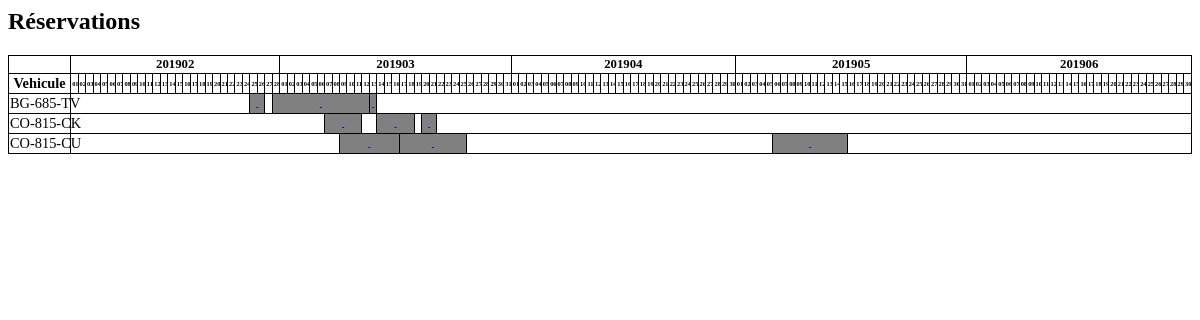
Screenshot of /reservation/liste/ (signed in) with the database file from the repository.
### vehicule/models.py (models this page shows, shortened)
class Vehicule(models.Model):
    Immatriculation = models.CharField(max_length=20, primary_key=True)
    Marque =  models.ForeignKey('Marque', on_delete=models.CASCADE,)
    Description = models.TextField()
    DatePMEC = models.DateField()
    Couleur = models.CharField(max_length=20, null=True,blank=True)
    NBPortes = models.IntegerField( null = True )
    NbCles = models.IntegerField(null = True)
    DispoVente = models.BooleanField(default=False)
    DispoLocation = models.BooleanField(default=False)
    categorie = models.ForeignKey('Categorie', on_delete=models.CASCADE, null=True, blank=True,)
    Archive = models.BooleanField(default=False)
    create_at = models.DateTimeField(auto_now_add=True)
    update_at = models.DateTimeField(auto_now=True)
    create_by = models.CharField(max_length=20, null=True, blank=True)

### reservation/models.py (models this page shows, shortened)
class Reservation(models.Model):
    vehicule = models.ForeignKey(
                Vehicule,
                on_delete=models.CASCADE,
                related_name="Vehicule")
    client = models.ForeignKey(
                Partenaire,
                on_delete=models.CASCADE,
                related_name="Client")
    conducteur1 = models.ForeignKey(
                Partenaire,
                on_delete=models.CASCADE,
                related_name="conducteur1")
    conducteur2 = models.ForeignKey(
                Partenaire,
                on_delete=models.CASCADE,
                related_name="conducteur2",null=True, blank=True)
    debut = models.DateTimeField( )
    Fin = models.DateTimeField()
    create_at = models.DateTimeField(auto_now_add=True)
    update_at = models.DateTimeField(auto_now=True)
    create_by = models.CharField(max_length=20, null=True, blank=True)

### reservation/views.py (the view)
# urls.py: path('liste/', views.ListeReservation, name='ListeReservation'),
@login_required(login_url='/accounts/login/')
def ListeReservation(request):
    liste_vehicule = Vehicule.objects.order_by('Immatriculation')
    liste_resa = Reservation.objects.order_by('vehicule')
    calendrierResa = CalendrierResa(datetime.now(),60)
    if 'listResa' in locals(): listResa.clear()
    listResa = [[]]
    cpt = 0
    for vehicule in liste_vehicule :
      cpt = cpt + 1
      listResa.append([])
      oldCollsAttribut = {'resa':vehicule.pk,'color':'white','link':' ','first':'X','span':'1'}
      listResa[cpt].append(oldCollsAttribut)
      cptSpan = 0
      for mydate in calendrierResa.allDays :
          for resa in liste_resa :
            if resa.vehicule != vehicule: continue
            if resa.debut.strftime("%Y%m%d") <= datetime.strptime(mydate,"%Y%m%d").strftime("%Y%m%d") <= resa.Fin.strftime("%Y%m%d"):
                CollsAttribut = {'resa':resa,'color':'gray','link':'X', 'first':' ','span':''}
                break
            else:
                CollsAttribut = {'resa':'','color':'white','link':' ','first':' ','span':''}
          if oldCollsAttribut['first'] == 'X' :
              oldCollsAttribut = dict(CollsAttribut)
          if oldCollsAttribut != CollsAttribut:
               oldCollsAttribut.update({'span':cptSpan})
               listResa[cpt].append(oldCollsAttribut)
               cptSpan = 0
               oldCollsAttribut = dict(CollsAttribut)
          cptSpan = cptSpan + 1
      oldCollsAttribut.update({'span':cptSpan})
      listResa[cpt].append(oldCollsAttribut)
    titre = 'Réservations'
    context = {
        'Titre': titre ,
        'nbDaysInMonth' : calendrierResa.nbDaysMonth,
        'allDates' : calendrierResa.allDays2,
		'listResa' : listResa,
    }
    return render(request,'reservation/listeResa.html', context)

### reservation/templates/reservation/listeResa.html (shortened to what this page needs)
<html xmlns:v="urn:schemas-microsoft-com:vml"
<head>
</head>
<body >
    <h2>{{  Titre }}</h2>
    <div>
       {% if listResa %}
	   <table>
            <thead>
                <tr style="top: auto;">
                    <th style="width: 5%; "></th>
                    {% for mois in nbDaysInMonth %}
                       <th colspan="{{ mois.nbjrs }}" style="font-size:0.8em;"> {{mois.mois}} </th>
                    {% endfor%}
                </tr>
                <tr>
                    <th style="width: 5%; font-size:0.9em;">
                        Vehicule
                    </th>
                    {% for date in allDates %}
                      <th> {{ date }}</th>
                    {% endfor%}
                </tr>
			</thead>
			<tbody>
			  {% for vehicule in listResa %}
                <tr>
				    {% for coll in vehicule %}
						<td
                           {% if coll.span != '0' %}
                             colspan="{{ coll.span }}"  {% endif %}
                           style="background-color:{{ coll.color }}; {% if coll.first == 'X' %} font-size:0.9em; {% endif %}
                         ">
						   {% if coll.link == 'X' %}
                             <a href="{% url 'reservation:editResa' coll.resa.pk %}" > {% endif %}
                            {% if coll.first == 'X'  %}  {{ coll.resa }} {% else %}  &nbsp; {% endif %}
                           {% if coll.link == 'X'  %}  </a> {% endif %}
						</td>
				    {% endfor %}
				</tr>
			  {% endfor %}
			</tbody>
	   </table>
	   {% endif %}
    </div>
</body>
</html>

### reservation/templates/reservation/listeResa.html (style rules this page uses)
table { border-collapse:collapse; top: auto; width:100% ; table-layout:fixed; }
td { white-space: nowrap; overflow:visible; font-size: 0.5em; border-width:0.3px; border-style:solid; text-align:center; }
td a { display:block; width:100%; height:100%; }
th { overflow: hidden; word-wrap:hyphenate; font-size:0.4em; border-width:0.5px; border-style:solid; text-align:center; }

### rows the page displays
Vehicule: resa "BG-685-TV"
Vehicule: resa "CO-815-CK"
Vehicule: resa "CO-815-CU"

### other values shown
{{ Titre }} "Réservations"
{{ mois.mois }} "201902" "201903" "201904" "201905" "201906"
{{ date }} "01" "02" "03" "04" "05" "06" "07" "08" "09" "10" "11" "12" "13" "14" "15" "16" "17" "18" "19" "20" "21" "22" "23" "24" "25" "26" "27" "28" "01" "02" "03" "04" "05" "06" "07" "08" "09" "10" "11" "12" "13" "14" "15" "16" "17" "18" "19" "20" "21" "22" "23" "24" "25" "26" "27" "28" "29" "30" "31" "01" "02" "03" "04" "05" "06" "07" "08" "09" "10" "11" "12" "13" "14" "15" "16" "17" "18" "19" "20" "21" "22" "23" "24" "25" "26" "27" "28" "29" "30" "01" "02" "03" "04" "05" "06" "07" "08" "09" "10" "11" "12" "13" "14" "15" "16" "17" "18" "19" "20" "21" "22" "23" "24" "25" "26" "27" "28" "29" "30" "31" "01" "02" "03" "04" "05" "06" "07" "08" "09" "10" "11" "12" "13" "14" "15" "16" "17" "18" "19" "20" "21" "22" "23" "24" "25" "26" "27" "28" "29" "30"
